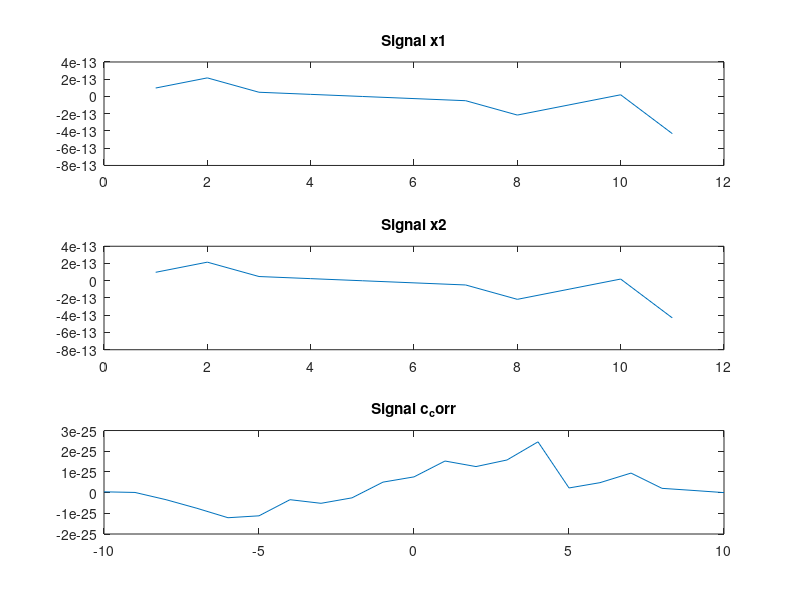

This figure's MATLAB source:
clc;
clear all;
close all;

t= 0:1:10;
A=10;
f=10;
x1=A*sin(2*f*pi*(t-4));
x2=A*sin(2*f*pi*t);
z=xcorr(x1,x2);
[c_corr, lags] = xcorr(x1,x2)
subplot(3,1,1);
plot(x1);
title('Signal x1');
subplot(3,1,2);
plot(x1);
title('Signal x2');
subplot(3,1,3);
plot(lags,c_corr);
title('Signal c_corr');
[~, index] = max(c_corr);
delay_sample = abs(lags(index))
Fs=1;
delay_seconds = delay_sample/Fs
